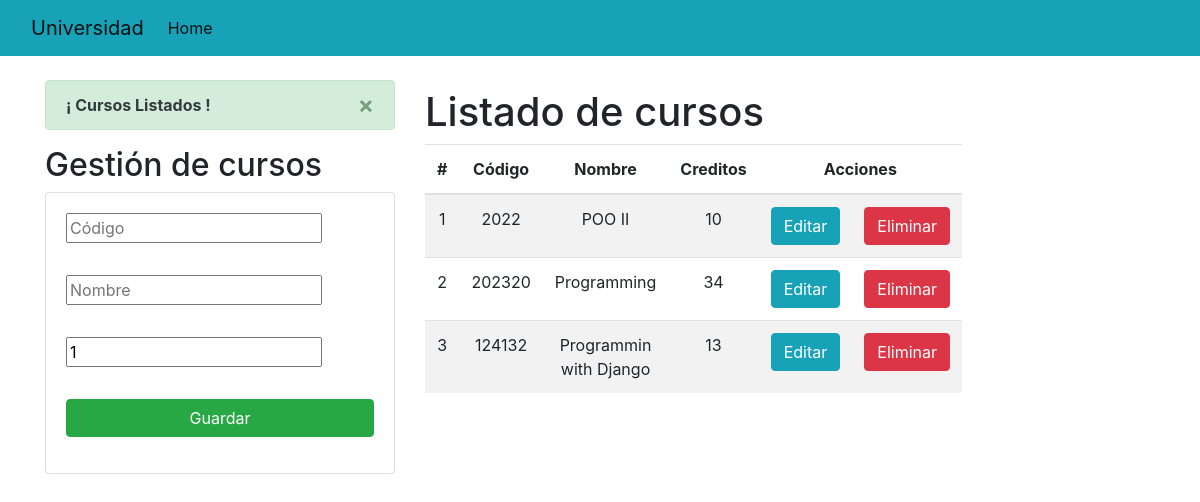
Before: / with the older database file.
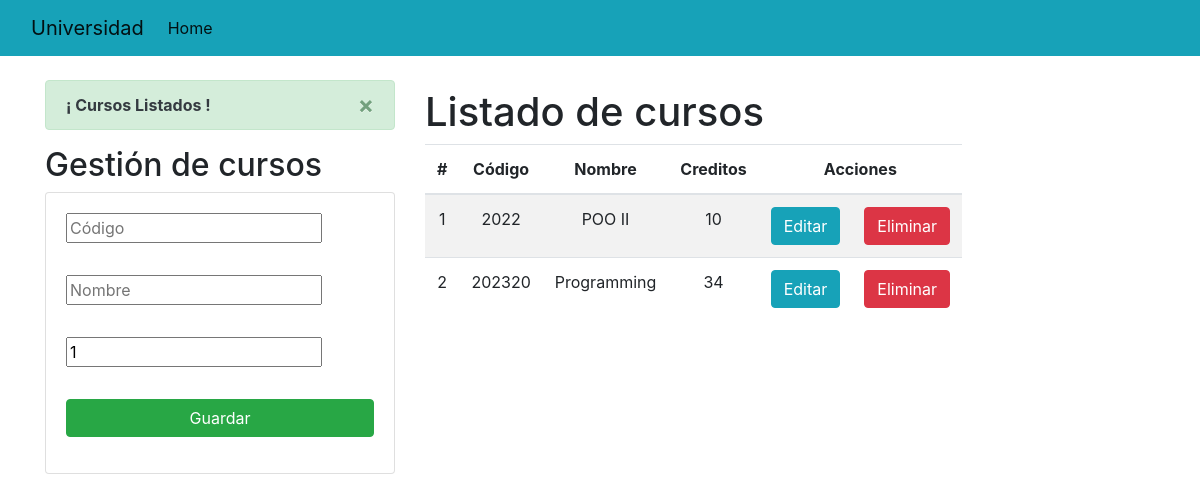
After: the same page with the newer database file.
### aplicaciones/academico/models.py (models this page shows, shortened)
class Curso(models.Model):
    codigo = models.CharField(primary_key=True, max_length=6)
    nombre = models.CharField(max_length=50)
    creditos = models.PositiveSmallIntegerField()

### aplicaciones/academico/views.py (the view)
# urls.py: path('', views.home, name='home'),
def home(request):
    cursos = Curso.objects.all()
    messages.success(request, '¡ Cursos Listados !')
    return render(request, 'gestionCursos.html', {'cursos': cursos})

### aplicaciones/academico/templates/gestionCursos.html (shortened to what this page needs)
{% extends './base.html'%}
{% block body %}
<div class="row">
    <div class="col-sm-12 col-md-6 col-lg-4 col-xl-4">
        {% if messages %}
            {% for message in messages %}
                {% if message.tags == 'success' %}
                    <div class="alert alert-dismissible alert-success">
                        <button type="button" class="close" data-bs-dismiss="alert" aria-label="Close">&times;</button>
                        <strong class="text-dark">{{message}}</strong>
                    </div>
                {% else %}
                    <div class="alert alert-dismissible alert-danger">
                        <button type="button" class="close" data-bs-dismiss="alert" aria-label="Close">&times;</button>
                        <strong class="text-dark">{{message}}</strong>
                    </div>
                {% endif%}
            {% endfor %}
        {% endif%}
        <h2>Gestión de cursos</h2>
        <div class="card">
            <div class="card-body">
                <form action="/registrarCurso" method="POST">{% csrf_token %}
                    <div class="form-group">
                        <input type="text" id="codigo" name="codigo" class="form-group" placeholder="Código" minlength="6" maxlength="6" required>
                    </div>
                    <div class="form-group">
                        <input type="text" id="nombre" name="nombre" class="form-group" placeholder="Nombre" maxlength="50" required>
                    </div>
                    <div class="form-group">
                        <input type="number" id="creditos" name="creditos" class="form-group" minlength="1" maxlength="9" value ="1" required>
                    </div>
                    <div class="form-group">
                        <button type="submit" id=""class="btn btn-success btn-block text-white">Guardar</button>
                    </div>
                </form>
            </div>
        </div>
    </div>
    <div class="col-sm-12 col-md-6 col-lg-4 col-xl-4">
        <div class="table py-2">
            <h1>Listado de cursos</h1>
            <table class="table table-striped">
                <thead>
                    <tr>
                        <th>#</th>
                        <th>Código</th>
                        <th>Nombre</th>
                        <th>Creditos</th>
                        <th colspan="2">Acciones</th>
                    </tr>
                </thead>
                <tbody>
                    {%for curso in cursos %}
                     <tr>
                         <td>{{forloop.counter}}</td>
                         <td>{{curso.codigo}}</td>
                         <td>{{curso.nombre}}</td>
                         <td>{{curso.creditos}}</td>
                         <td><a href="editarCurso/{{curso.codigo}}" class="btn btn-info btnEditar">Editar</a></td>
                         <td><a href="eliminarCurso/{{curso.codigo}}" class="btn btn-danger btnEliminar">Eliminar</a></td>
                    </tr>
                    {% endfor %}
                </tbody>
            </table>
        </div>
    </div>
</div>
{% endblock %}

### aplicaciones/academico/templates/base.html (shortened to what this page needs)
<!DOCTYPE html>
<html lang="en">
<head>
  {% load static %}
    <link rel="stylesheet" href="https://cdn.jsdelivr.net/npm/bootstrap@4.5.3/dist/css/bootstrap.min.css"
>
    <link rel="stylesheet" href="{% static 'css/gestionCursos.css' %}">
</head>
<body>
    <nav class="navbar navbar-expand-lg navbar-light bg-info">
        <div class="container-fluid">
          <a class="navbar-brand" href="#">Universidad</a>
          <div class="collapse navbar-collapse" id="navbarNav">
            <ul class="navbar-nav">
              <li class="nav-item">
                <a class="nav-link active" aria-current="page" href="{% url 'home' %}">Home</a>
              </li>
            </ul>
          </div>
        </div>
      </nav>
      <div class="container py-4">
        {% block body %}
        {% endblock%}
      </div>
</body>
</html>

### aplicaciones/academico/static/css/gestionCursos.css (style rules this page uses)
th, td { text-align: center; vertical-align: middle; }

Changed rows visible on the page:
removed Curso: codigo "124132", nombre "Programmin with Django", creditos "13"
